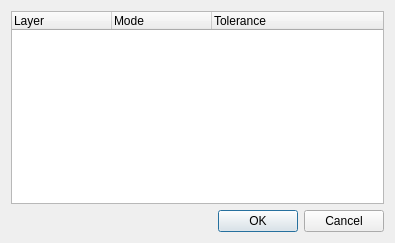
<ui version="4.0" >
 <class>QgsSnappingDialogBase</class>
 <widget class="QDialog" name="QgsSnappingDialogBase" >
  <property name="geometry" >
   <rect>
    <x>0</x>
    <y>0</y>
    <width>395</width>
    <height>243</height>
   </rect>
  </property>
  <property name="windowTitle" >
   <string>Snapping options</string>
  </property>
  <layout class="QGridLayout" >
   <item row="0" column="0" >
    <widget class="QTreeWidget" name="mLayerTreeWidget" >
     <column>
      <property name="text" >
       <string>Layer</string>
      </property>
     </column>
     <column>
      <property name="text" >
       <string>Mode</string>
      </property>
     </column>
     <column>
      <property name="text" >
       <string>Tolerance</string>
      </property>
     </column>
    </widget>
   </item>
   <item row="1" column="0" >
    <widget class="QDialogButtonBox" name="mButtonBox" >
     <property name="orientation" >
      <enum>Qt::Horizontal</enum>
     </property>
     <property name="standardButtons" >
      <set>QDialogButtonBox::Cancel|QDialogButtonBox::NoButton|QDialogButtonBox::Ok</set>
     </property>
    </widget>
   </item>
  </layout>
 </widget>
 <resources/>
 <connections>
  <connection>
   <sender>mButtonBox</sender>
   <signal>accepted()</signal>
   <receiver>QgsSnappingDialogBase</receiver>
   <slot>accept()</slot>
   <hints>
    <hint type="sourcelabel" >
     <x>248</x>
     <y>254</y>
    </hint>
    <hint type="destinationlabel" >
     <x>157</x>
     <y>274</y>
    </hint>
   </hints>
  </connection>
  <connection>
   <sender>mButtonBox</sender>
   <signal>rejected()</signal>
   <receiver>QgsSnappingDialogBase</receiver>
   <slot>reject()</slot>
   <hints>
    <hint type="sourcelabel" >
     <x>316</x>
     <y>260</y>
    </hint>
    <hint type="destinationlabel" >
     <x>286</x>
     <y>274</y>
    </hint>
   </hints>
  </connection>
 </connections>
</ui>
